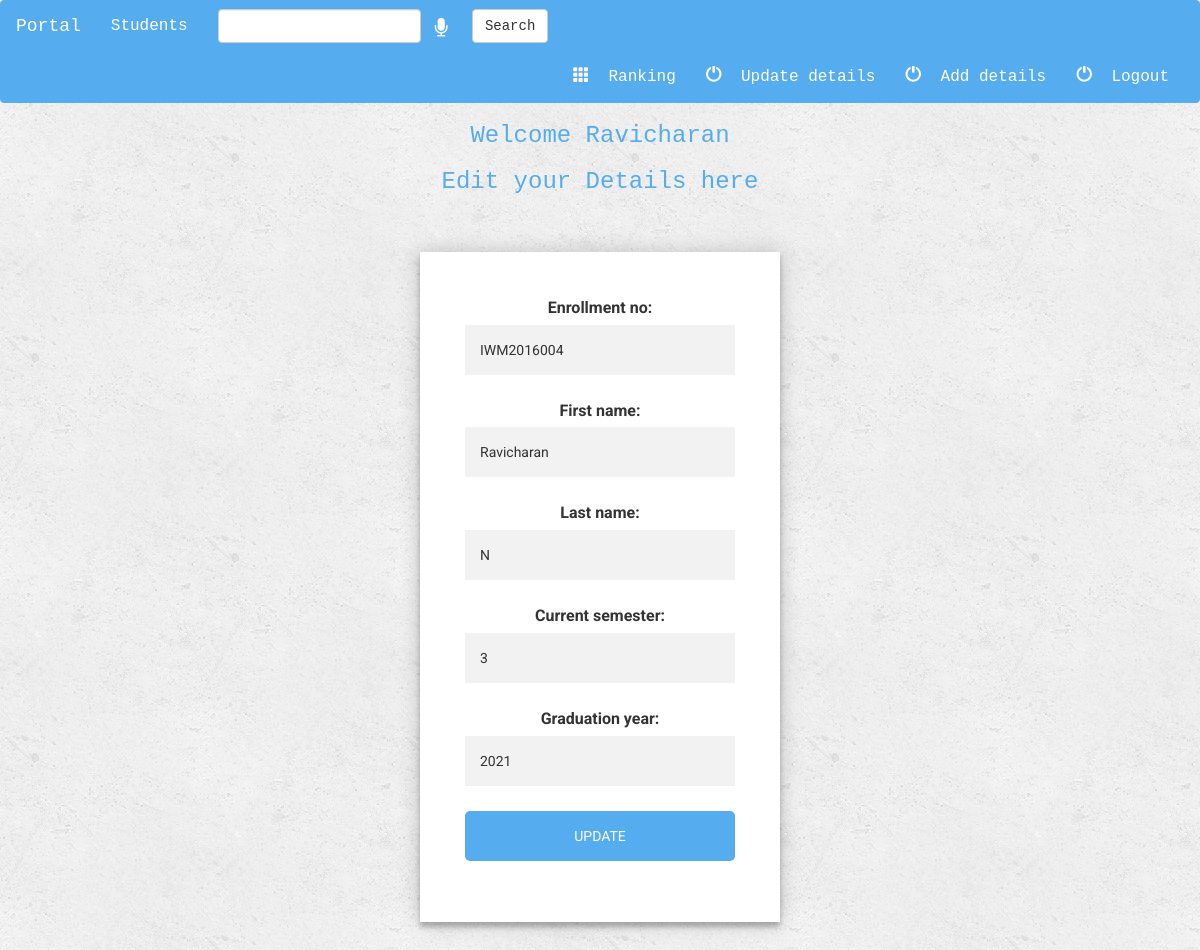
Page /studentportal/register/studentupdate/ (signed in) on the committed database.
### student/models.py (models this page shows, shortened)
class Student(models.Model):
    user = models.ForeignKey(User,default=None,null=True)
    enrollment_no = models.CharField(max_length=50, default=None, unique=True)
    first_name = models.CharField(max_length=200, default=None)
    last_name = models.CharField(max_length=200, default=None)
    email = models.EmailField(default=None,null=True)
    current_semester = models.IntegerField(default=1, null=True)
    graduation_year = models.IntegerField(null=True)
    is_active = models.BooleanField(default=False)
    created_on = models.DateTimeField(auto_now_add=True)
    updated_on = models.DateTimeField(auto_now=True)

### student/views.py (the view, shortened to what this page needs)
class UpdateStudentFormView(View):
    form_class = StudentForm
    template_name = 'student/studentupdate.html'
    def get(self, request):
        if request.user.is_authenticated():
            my_record = Student.objects.filter(id=request.user.id)
            if my_record.count()!=0:
                my_record = Student.objects.get(id=request.user.id)
                form = self.form_class(instance=my_record)
                return render(request, self.template_name, {'form': form})
            else:
                return redirect('student:studentcreate')
        else:
            return redirect('student:index')

### student/forms.py
class StudentForm(forms.ModelForm):
    class Meta:
        model = Student
        fields = ['enrollment_no','first_name','last_name','current_semester','graduation_year']

### student/templates/student/studentupdate.html (shortened to what this page needs)
<html>
<head>
	{% load staticfiles %}
	<link rel="stylesheet" href="https://maxcdn.bootstrapcdn.com/bootstrap/3.3.7/css/bootstrap.min.css">
	<link rel="stylesheet" type="text/css" href="{% static 'student/tables.css' %}" />
	<link rel="stylesheet" type="text/css" href="{% static 'student/custom.css' %}" />
	<link rel="stylesheet" type="text/css" href="https://maxcdn.bootstrapcdn.com/font-awesome/4.4.0/css/font-awesome.min.css">
</head>
<body>
<nav class="navbar navbar-inverse"  style ="background-color: #55acee;font-family:monospace;border-color: #55acee">
    <div class="container-fluid">
	<div class="navbar-header">
		<a class="navbar-brand" href="{% url 'student:index' %}" style="color:white">Portal</a>
	</div>
	<div class="collapse navbar-collapse" id="topNavBar">
		<ul class="nav navbar-nav" style="background-color: #55acee" >
			<li class="active navli" style="background-color: #55acee"  >
				<a href="{% url 'student:index' %}" style="background-color: #55acee" class="nava navli">
					Students
				</a>
			</li>
		</ul>
        <form class="navbar-form navbar-left" role="search" method="get" action="#">
                        <div class="form-group">
				<input type="text" palceholder="Search here" class="form-control" name="q" id="q" value="{{ request.GET.q }}" />
			</div>
                        <div class="form-group">
					<i class="fa fa-microphone" aria-hidden="true" onclick="startDictation()" style="color: white;margin-left: 35%;font-size: 20px;margin-top: 25%;"></i>
			</div>&nbsp;&nbsp;
                        <div class="form-group">
			<button type="submit" class="btn btn-default" id="searchbtn" >Search</button>
		        </div>
		</form>
		<ul class="nav navbar-nav navbar-right">
			{% if request.user.is_authenticated %}
			<li class="navli">
				<a href="{% url 'student:ranks' %}" class="nava">
					<span class="glyphicon glyphicon-th" aria-hidden="true"></span>&nbsp;
					Ranking
				</a>
			</li>
            <li class="navli">
				<a href="{% url 'student:studentupdate' %}" class="nava">
					<span class="glyphicon glyphicon-off" aria-hidden="true"></span>&nbsp;
					Update details
				</a>
			</li>
			<li class="navli">
				<a href="{% url 'student:studentcreate' %}" class="nava">
					<span class="glyphicon glyphicon-off" aria-hidden="true"></span>&nbsp;
					Add details
				</a>
			</li>
			<li class="navli">
				<a href="{% url 'student:logout' %}" class="nava">
					<span class="glyphicon glyphicon-off" aria-hidden="true"></span>&nbsp;
					Logout
				</a>
			</li>
            {% endif %}
		</ul>
	</div>
    </div>
</nav>
{% if not user.username %}
<h3 style ="text-align: center;color: #55acee;font-family:monospace;">User not logged in. Please login.</h3>
{% else %}
<h3 style ="text-align: center;color: #55acee;font-family:monospace;">Welcome {{user.username}}</h3>
{% endif %}
<h3 style ="text-align: center;color: #55acee;font-family:monospace;">Edit your Details here</h3>
<div class="login-page">
  <div class="form">
    <form class="login-form" method="POST" action="." role="form">
			{{ form.as_p }}
      <button type='submit' class="center">Update</button>
	</form>
  </div>
</div>
<br>
<br><br>
</body>
</html>

### student/static/student/tables.css (style rules this page uses)
body { background: url(images/back.jpg); background-color: #76b852;#4CAF50;#8af29a; font-family: "Roboto", helvetica, arial, sans-serif; font-size: 16px; font-weight: 400; text-rendering: optimizeLegibility; }

### student/static/student/custom.css (style rules this page uses)
.login-page { width: 360px; padding: 8% 0 0; margin: auto; }
.form { position: relative; z-index: 1; background: #FFFFFF; max-width: 360px; margin-top: -50px; padding: 45px; text-align: center; box-shadow: 0 0 20px 0 rgba(0, 0, 0, 0.2), 0 5px 5px 0 rgba(0, 0, 0, 0.24); }
.form input { font-family: "Roboto", sans-serif; outline: 0; background: #f2f2f2; width: 100%; border: 0; margin: 0 0 15px; padding: 15px; box-sizing: border-box; font-size: 14px; }
.form button { border-radius: 5px; font-family: "Roboto", sans-serif; text-transform: uppercase; outline: 0; background: #55acee; width: 100%; border: 0; padding: 15px; color: #FFFFFF; font-size: 14px; -webkit-transition: all 0.3 ease; transition: all 0.3 ease; cursor: pointer; }

### student/templates/student/studentupdate.html (style rules this page uses)
.navli .nava { color: white !important; }

### rows in the picture
Student: enrollment_no "IWM2016004", first_name "Ravicharan", last_name "N", current_semester "3", graduation_year "2021"

### other values in the picture
{{ user.username }} "Ravicharan"
